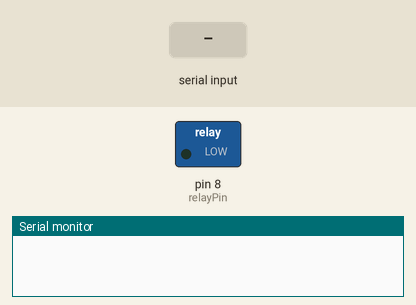
The sketch below on a simulated Arduino Uno, built with avr-gcc and run on an emulated ATmega328P. Parts: switched loads named in the sketch (green lamp = pin HIGH), the last lines printed to the serial monitor. The inputs (shaded band) are chosen by the test bench.

Above: at 1.2 s.
1.3 s: "1" received over Serial
At 2.4 s:
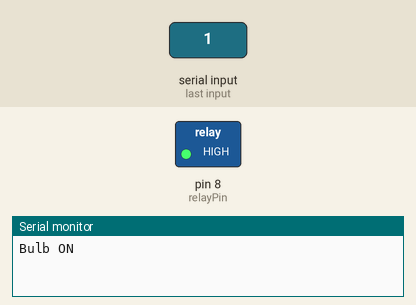
2.8 s: "0" received over Serial
At 3.5 s:
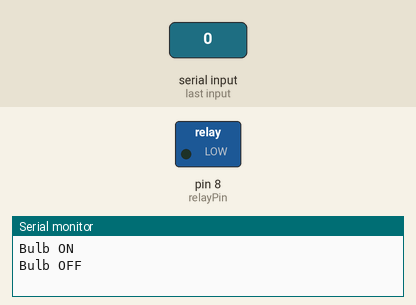
Timing chart, 0 to 5.8 s (numbered marks = the images above; inputs shaded):
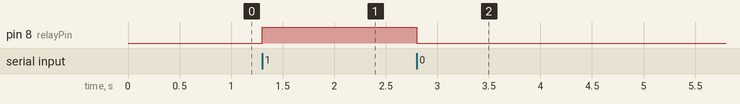

Measured:
- after the input at 1.3 s, pin 8 (relayPin): LOW → HIGH at once
- after the input at 2.8 s, pin 8 (relayPin): HIGH → LOW at once

The sketch:

hc05relay.ino
```cpp
char incomingData;
int relayPin = 8;

void setup() {
  Serial.begin(9600);
  pinMode(relayPin, OUTPUT);
  digitalWrite(relayPin, LOW);
}

void loop() {
  if (Serial.available()) {
    incomingData = Serial.read();

    if (incomingData == '1') {
      digitalWrite(relayPin, HIGH);
      Serial.println("Bulb ON");
    }
    else if (incomingData == '0') {
      digitalWrite(relayPin, LOW);
      Serial.println("Bulb OFF");
    }
  }
}
```
